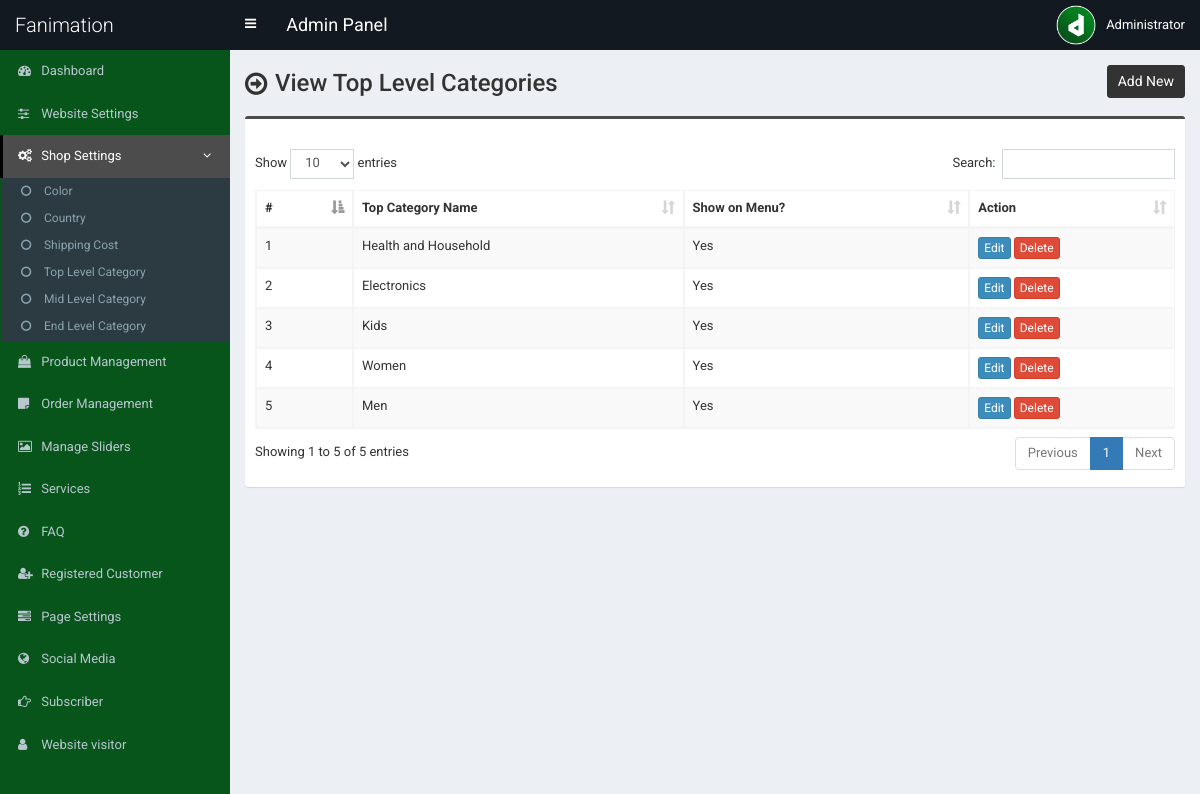
The page /admin/top-category.php (signed in) on the database as committed earlier.
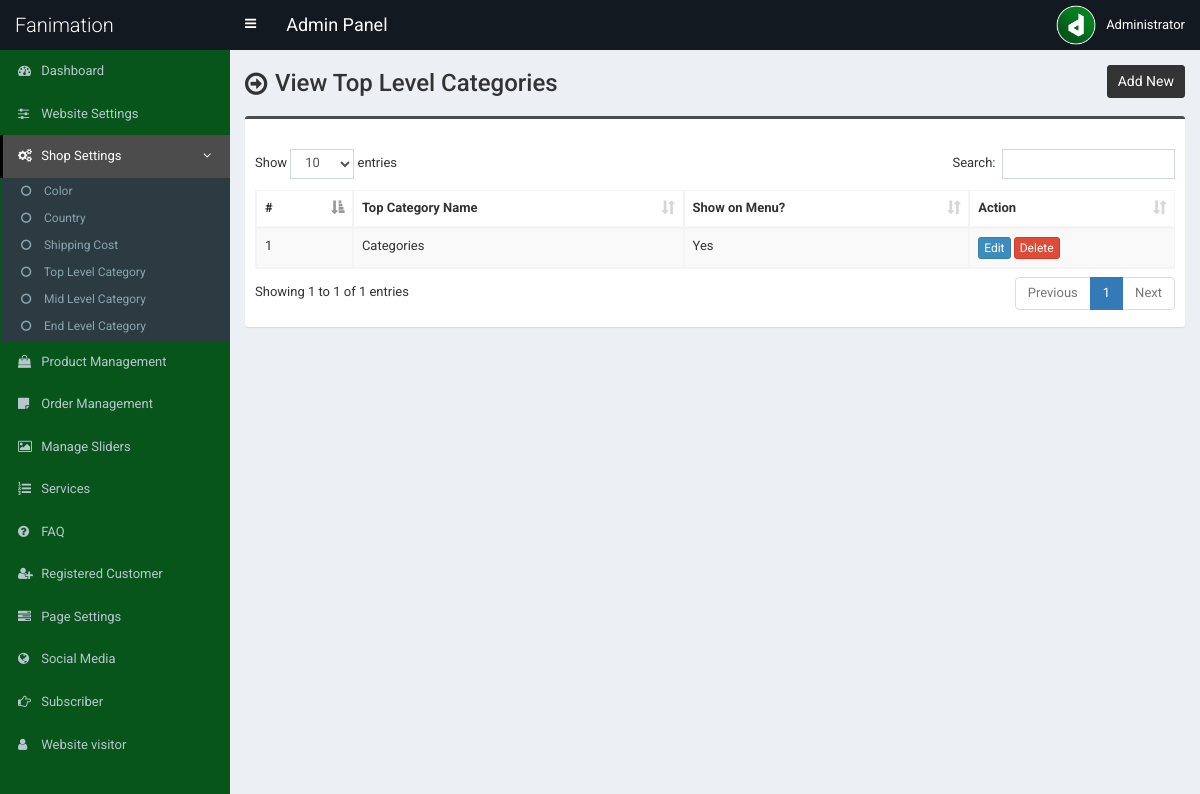
The same page on the database as committed later.
### tables this page shows
CREATE TABLE `tbl_top_category` (
  `tcat_id` int(11) NOT NULL,
  `tcat_name` varchar(255) NOT NULL,
  `show_on_menu` int(1) NOT NULL
);

### admin/top-category.php (the view, shortened to what this page needs)
<?php require_once('header.php'); ?>
<section class="content-header">
	<div class="content-header-left">
		<h1>View Top Level Categories</h1>
	</div>
	<div class="content-header-right">
		<a href="top-category-add.php" class="btn btn-primary btn-sm">Add New</a>
	</div>
</section>
<section class="content">
  <div class="row">
    <div class="col-md-12">
      <div class="box box-info">
        <div class="box-body table-responsive">
          <table id="example1" class="table table-bordered table-hover table-striped">
			<thead>
			    <tr>
			        <th>#</th>
			        <th>Top Category Name</th>
                    <th>Show on Menu?</th>
			        <th>Action</th>
			    </tr>
			</thead>
            <tbody>
            	<?php
            	$i=0;
            	$statement = $pdo->prepare("SELECT * FROM tbl_top_category ORDER BY tcat_id DESC");
            	$statement->execute();
            	$result = $statement->fetchAll(PDO::FETCH_ASSOC);
            	foreach ($result as $row) {
            		$i++;
            		?>
					<tr>
	                    <td><?php echo $i; ?></td>
	                    <td><?php echo $row['tcat_name']; ?></td>
                        <td>
                            <?php
                                if($row['show_on_menu'] == 1) {
                                    echo 'Yes';
                                } else {
                                    echo 'No';
                                }
                            ?>
                        </td>
	                    <td>
	                        <a href="top-category-edit.php?id=<?php echo $row['tcat_id']; ?>" class="btn btn-primary btn-xs">Edit</a>
	                        <a href="#" class="btn btn-danger btn-xs" data-href="top-category-delete.php?id=<?php echo $row['tcat_id']; ?>" data-toggle="modal" data-target="#confirm-delete">Delete</a>
	                    </td>
	                </tr>
            		<?php
            	}
            	?>
            </tbody>
          </table>
        </div>
      </div>
</section>
<?php require_once('footer.php'); ?>

Rows that differ between the two databases and show on the page:
removed tbl_top_category: tcat_name "Electronics", show_on_menu "Yes"
removed tbl_top_category: tcat_name "Kids", show_on_menu "Yes"
removed tbl_top_category: tcat_name "Women", show_on_menu "Yes"
removed tbl_top_category: tcat_name "Men", show_on_menu "Yes"
changed tbl_top_category: tcat_name "Health and Household" → "Categories"
Other text that changed with them:
text written by a page script: "Show entries Search: Showing 1 to 5 of 5 entries Previous 1 Next" → "Show entries Search: Showing 1 to 1 of 1 entries Previous 1 Next"
